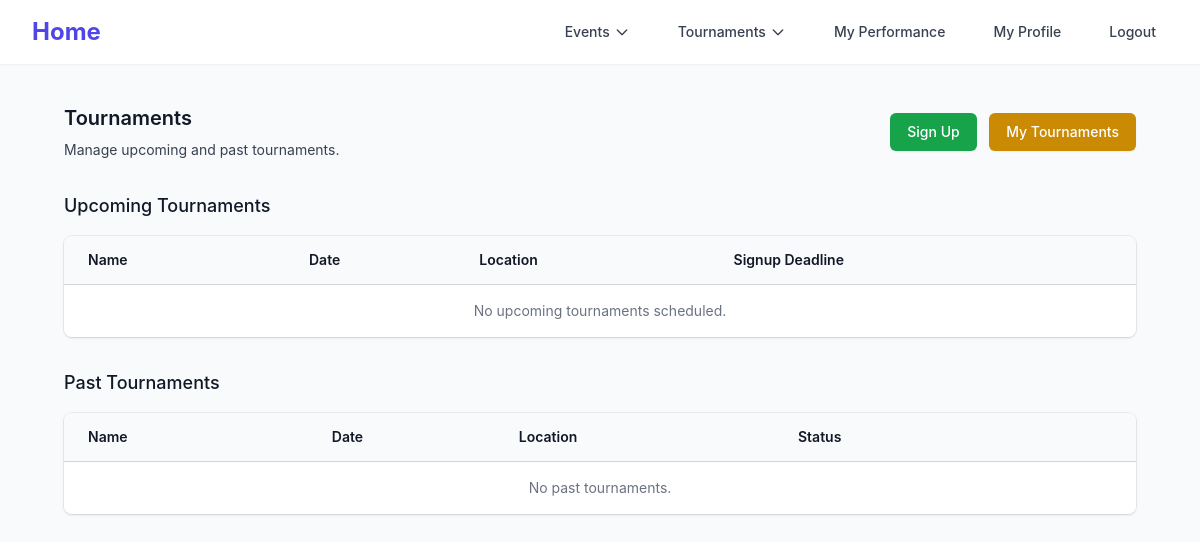
Before: /tournaments/ (signed in) with the older database file.
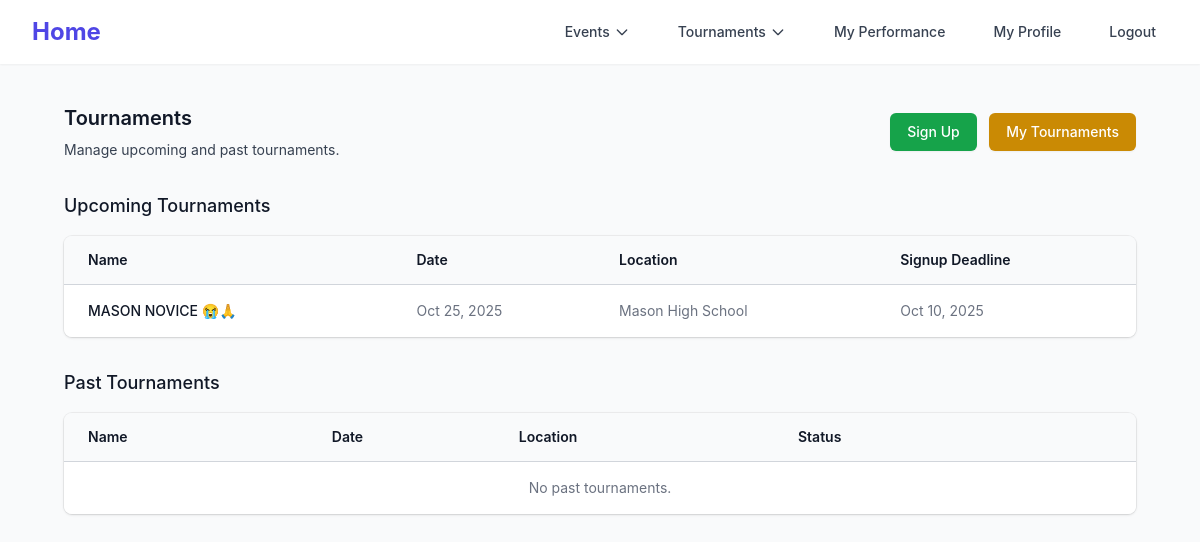
After: the same page with the newer database file.
### mason_snd/models/tournaments.py (models this page shows)
class Tournament(db.Model):
    id = db.Column(db.Integer, primary_key=True)
    name = db.Column(db.String(255), nullable=False)
    date = db.Column(db.DateTime, nullable=False)
    address = db.Column(db.String(255), nullable=False)
    signup_deadline = db.Column(db.DateTime, nullable=False)
    performance_deadline = db.Column(db.DateTime, nullable=False)
    results_submitted = db.Column(db.Boolean, default=False, nullable=False)
    created_at = db.Column(db.DateTime, default=lambda: datetime.now(EST), nullable=False)

### mason_snd/blueprints/tournaments/tournaments.py (the view)
@tournaments_bp.route('/')
def index():
    tournaments = Tournament.query.all()
    user_id = session.get('user_id')
    user = User.query.filter_by(id=user_id).first()
    if not user_id:
        flash("Please Log in", "error")
        return redirect(url_for('auth.login'))
    now = datetime.now(EST)
    upcoming_tournaments = []
    past_tournaments = []
    for tournament in tournaments:
        tournament_date = tournament.date
        if tournament_date.tzinfo is None:
            tournament_date = EST.localize(tournament_date)
        if tournament_date >= now:
            upcoming_tournaments.append(tournament)
        else:
            past_tournaments.append(tournament)
    upcoming_tournaments.sort(key=lambda t: t.date)
    past_tournaments.sort(key=lambda t: t.date, reverse=True)
    return render_template('tournaments/index.html',
                         upcoming_tournaments=upcoming_tournaments,
                         past_tournaments=past_tournaments,
                         user=user,
                         now=now)

### mason_snd/templates/tournaments/index.html (shortened to what this page needs)
{% extends "tournaments/base.html" %}
{% block content %}
<div class="px-4 sm:px-6 lg:px-8">
    <div class="sm:flex sm:items-center">
        <div class="sm:flex-auto">
            <h1 class="text-xl font-semibold text-gray-900">Tournaments</h1>
            <p class="mt-2 text-sm text-gray-700">Manage upcoming and past tournaments.</p>
        </div>
        <div class="mt-4 sm:mt-0 sm:ml-16 sm:flex-none space-x-2">
            {% if user.is_parent %}
                <a href="{{ url_for('tournaments.judge_requests') }}" class="inline-flex items-center justify-center rounded-md border border-transparent bg-yellow-500 px-4 py-2 text-sm font-medium text-white shadow-sm hover:bg-yellow-600">Judge Requests</a>
            {% else %}
                <a href="{{ url_for('tournaments.signup') }}" class="inline-flex items-center justify-center rounded-md border border-transparent bg-green-600 px-4 py-2 text-sm font-medium text-white shadow-sm hover:bg-green-700">Sign Up</a>
                <a href="{{ url_for('tournaments.my_tournaments') }}" class="inline-flex items-center justify-center rounded-md border border-transparent bg-yellow-600 px-4 py-2 text-sm font-medium text-white shadow-sm hover:bg-yellow-700">My Tournaments</a>
            {% endif %}
        </div>
    </div>
    <div class="mt-8 flex flex-col">
        <div class="sm:flex sm:items-center mb-4">
            <h2 class="text-lg font-medium text-gray-900">Upcoming Tournaments</h2>
        </div>
        <div class="-my-2 -mx-4 overflow-x-auto sm:-mx-6 lg:-mx-8">
            <div class="inline-block min-w-full py-2 align-middle md:px-6 lg:px-8">
                <div class="overflow-hidden shadow ring-1 ring-black ring-opacity-5 md:rounded-lg">
                    <table class="min-w-full divide-y divide-gray-300">
                        <thead class="bg-gray-50">
                            <tr>
                                <th scope="col" class="py-3.5 pl-4 pr-3 text-left text-sm font-semibold text-gray-900 sm:pl-6">Name</th>
                                <th scope="col" class="px-3 py-3.5 text-left text-sm font-semibold text-gray-900">Date</th>
                                <th scope="col" class="px-3 py-3.5 text-left text-sm font-semibold text-gray-900">Location</th>
                                <th scope="col" class="px-3 py-3.5 text-left text-sm font-semibold text-gray-900">Signup Deadline</th>
                            </tr>
                        </thead>
                        <tbody class="divide-y divide-gray-200 bg-white">
                            {% for tournament in upcoming_tournaments %}
                            <tr>
                                <td class="whitespace-nowrap py-4 pl-4 pr-3 text-sm font-medium text-gray-900 sm:pl-6">{{ tournament.name }}</td>
                                <td class="whitespace-nowrap px-3 py-4 text-sm text-gray-500">{{ tournament.date.strftime('%b %d, %Y') }}</td>
                                <td class="whitespace-nowrap px-3 py-4 text-sm text-gray-500">{{ tournament.address }}</td>
                                <td class="whitespace-nowrap px-3 py-4 text-sm text-gray-500">{{ tournament.signup_deadline.strftime('%b %d, %Y') }}</td>
                            </tr>
                            {% else %}
                            <tr>
                                <td colspan="5" class="whitespace-nowrap text-center py-4 text-sm text-gray-500">No upcoming tournaments scheduled.</td>
                            </tr>
                            {% endfor %}
                        </tbody>
                    </table>
                </div>
            </div>
        </div>
    </div>
    <div class="mt-8 flex flex-col">
        <div class="sm:flex sm:items-center mb-4">
            <h2 class="text-lg font-medium text-gray-900">Past Tournaments</h2>
        </div>
        <div class="-my-2 -mx-4 overflow-x-auto sm:-mx-6 lg:-mx-8">
            <div class="inline-block min-w-full py-2 align-middle md:px-6 lg:px-8">
                <div class="overflow-hidden shadow ring-1 ring-black ring-opacity-5 md:rounded-lg">
                    <table class="min-w-full divide-y divide-gray-300">
                        <thead class="bg-gray-50">
                            <tr>
                                <th scope="col" class="py-3.5 pl-4 pr-3 text-left text-sm font-semibold text-gray-900 sm:pl-6">Name</th>
                                <th scope="col" class="px-3 py-3.5 text-left text-sm font-semibold text-gray-900">Date</th>
                                <th scope="col" class="px-3 py-3.5 text-left text-sm font-semibold text-gray-900">Location</th>
                                <th scope="col" class="px-3 py-3.5 text-left text-sm font-semibold text-gray-900">Status</th>
                                <th scope="col" class="relative py-3.5 pl-3 pr-4 sm:pr-6"><span class="sr-only">Actions</span></th>
                            </tr>
                        </thead>
                        <tbody class="divide-y divide-gray-200 bg-white">
                            {% for tournament in past_tournaments %}
                            <tr>
                                <td class="whitespace-nowrap py-4 pl-4 pr-3 text-sm font-medium text-gray-900 sm:pl-6">{{ tournament.name }}</td>
                                <td class="whitespace-nowrap px-3 py-4 text-sm text-gray-500">{{ tournament.date.strftime('%b %d, %Y') }}</td>
                                <td class="whitespace-nowrap px-3 py-4 text-sm text-gray-500">{{ tournament.address }}</td>
                                <td class="whitespace-nowrap px-3 py-4 text-sm text-gray-500">
                                    {% if tournament.results_submitted %}
                                        <span class="inline-flex items-center px-2.5 py-0.5 rounded-full text-xs font-medium bg-green-100 text-green-800">Results Finalized</span>
                                    {% else %}
                                        <span class="inline-flex items-center px-2.5 py-0.5 rounded-full text-xs font-medium bg-yellow-100 text-yellow-800">Collecting Results</span>
                                    {% endif %}
                                </td>
                                <td class="relative whitespace-nowrap py-4 pl-3 pr-4 text-right text-sm font-medium sm:pr-6 space-x-2">
                                    {% if tournament.results_submitted %}
                                        <a href="{{ url_for('tournaments.view_results', tournament_id=tournament.id) }}" class="text-blue-600 hover:text-blue-900">View Results</a>
                                    {% else %}
                                        {% if user.role >= 2 %}
                                            <a href="{{ url_for('tournaments.submit_results', tournament_id=tournament.id) }}" class="text-orange-600 hover:text-orange-900">Close Results</a>
                                        {% endif %}
                                    {% endif %}
                                    {% if user.role >= 2 %}
                                        <a href="{{ url_for('tournaments.delete_tournament', tournament_id=tournament.id) }}" class="text-red-600 hover:text-red-900">Delete</a>
                                    {% endif %}
                                </td>
                            </tr>
                            {% else %}
                            <tr>
                                <td colspan="5" class="whitespace-nowrap text-center py-4 text-sm text-gray-500">No past tournaments.</td>
                            </tr>
                            {% endfor %}
                        </tbody>
                    </table>
                </div>
            </div>
        </div>
    </div>
</div>
{% endblock %}

### mason_snd/templates/tournaments/base.html (shortened to what this page needs)
<!DOCTYPE html>
<html lang="en" class="h-full bg-gray-50">
<head>
    <script src="https://cdn.tailwindcss.com"></script>
    <link rel="stylesheet" href="https://rsms.me/inter/inter.css">
</head>
<body class="h-full">
    {% include 'partials/navbar.html' %}
    <main class="py-10">
        <div class="max-w-7xl mx-auto sm:px-6 lg:px-8">
            <div class="fade-in">
                {% block content %}
                {% endblock %}
            </div>
        </div>
    </main>
</body>
</html>

### mason_snd/templates/partials/navbar.html (shortened to what this page needs)
<nav class="bg-white shadow-sm">
    <div class="max-w-7xl mx-auto px-4 sm:px-6 lg:px-8">
        <div class="flex justify-between h-16 items-center">
            <div class="flex items-center space-x-4">
                {% if session.get('user_id') %}
                    <a href="{{ url_for('profile.index', user_id=session.get('user_id')) }}" class="text-2xl font-bold text-[color:var(--color-primary-600)]">Home</a>
                {% else %}
                    <a href="{{ url_for('main.index') }}" class="text-2xl font-bold text-[color:var(--color-primary-600)]">Home</a>
                {% endif %}
            </div>
            <div class="hidden md:flex items-center space-x-6">
                <div x-data="{ open: false }" class="relative">
                    <button @click="open = !open" @keydown.escape="open = false" class="inline-flex items-center px-3 py-2 text-sm font-medium text-gray-700 hover:text-[color:var(--color-primary-600)] focus:outline-none">
                        Events
                        <svg class="ml-1 h-4 w-4" fill="none" stroke="currentColor" viewBox="0 0 24 24"><path stroke-linecap="round" stroke-linejoin="round" stroke-width="2" d="M19 9l-7 7-7-7"/></svg>
                    </button>
                </div>
                <div x-data="{ open: false }" class="relative">
                    <button @click="open = !open" @keydown.escape="open = false" class="inline-flex items-center px-3 py-2 text-sm font-medium text-gray-700 hover:text-[color:var(--color-primary-600)] focus:outline-none">
                        Tournaments
                        <svg class="ml-1 h-4 w-4" fill="none" stroke="currentColor" viewBox="0 0 24 24"><path stroke-linecap="round" stroke-linejoin="round" stroke-width="2" d="M19 9l-7 7-7-7"/></svg>
                    </button>
                </div>
                {% if session.get('user_id') %}
                    <a href="{{ url_for('metrics.my_metrics') }}" class="px-3 py-2 text-sm font-medium text-gray-700 hover:text-[color:var(--color-primary-600)]">My Performance</a>
                    <a href="{{ url_for('profile.index', user_id=session.get('user_id')) }}" class="px-3 py-2 text-sm font-medium text-gray-700 hover:text-[color:var(--color-primary-600)]">My Profile</a>
                    <a href="{{ url_for('auth.logout') }}" class="px-3 py-2 text-sm font-medium text-gray-700 hover:text-[color:var(--color-primary-600)]">Logout</a>
                {% else %}
                    <a href="{{ url_for('auth.login') }}" class="px-3 py-2 text-sm font-medium text-gray-700 hover:text-[color:var(--color-primary-600)]">Login</a>
                    <a href="{{ url_for('auth.register') }}" class="px-3 py-2 text-sm font-medium text-gray-700 hover:text-[color:var(--color-primary-600)]">Register</a>
                {% endif %}
            </div>
        </div>
    </div>
</nav>

### mason_snd/templates/tournaments/base.html (style rules this page uses)
:root { --color-primary-50: #eef2ff; --color-primary-100: #e0e7ff; --color-primary-500: #6366f1; --color-primary-600: #4f46e5; --color-primary-700: #4338ca; }
body { font-family: 'Inter', sans-serif; }
.fade-in { animation: fadeIn 0.5s ease-in-out; }

Changed rows visible on the page:
added Tournament: name "MASON NOVICE 😭🙏", date "Oct 25, 2025", address "Mason High School", signup_deadline "Oct 10, 2025"
Other visible differences:
text no longer shown: "No upcoming tournaments scheduled."
